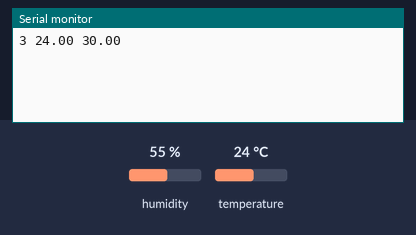
Bench run of a sketch on a simulated Arduino Uno, built with avr-gcc and run on an emulated ATmega328P. On the bench: the last lines printed to the serial monitor. Inputs (shaded band) come from the test bench; at power-on: temperature 24 °C, humidity 55 %.

Above: at 3.2 s.
3.3 s: temperature set to 12 °C
At 5.1 s:
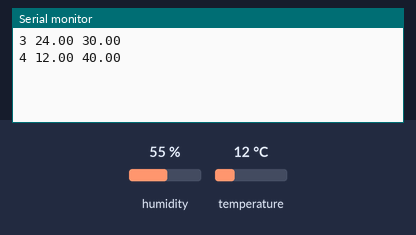
6.0 s: temperature set to 19 °C
At 6.9 s:
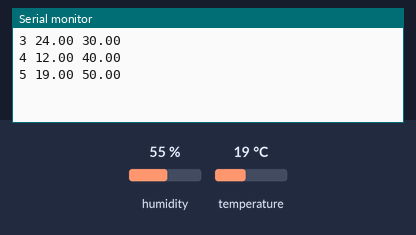
Timing chart, 0 to 9.0 s (numbered marks = the images above; inputs shaded):
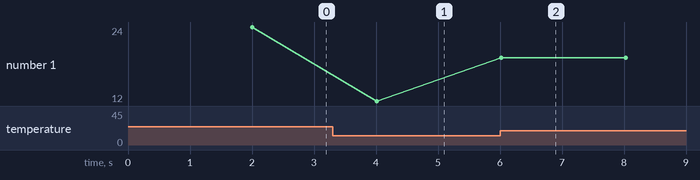

The sketch:

Test_Enregistrement_Donnees.ino
```cpp
#include "DHT.h"

#define DHTPIN 4
#define DHTTYPE DHT22

DHT dht(DHTPIN, DHTTYPE);

void setup() {
  Serial.begin(115200);
  dht.begin();
  delay(2000); // Stabilisation DHT
}

void loop() {
  for (int k = 3; k <= 20; k++) {
    float t = dht.readTemperature();

    if (isnan(t)) {
      Serial.println("Erreur DHT");
      delay(2000);
      k--; // Réessayer le même k
      continue;
    }

    float Power = k * 10.0; // Valeur fictive juste pour tester : 30, 40, 50

    // Format CSV : k,t,Power
Serial.print(k);
Serial.print(" ");
Serial.print(t, 2);
Serial.print(" ");
Serial.println(Power, 2);

    delay(2000);
  }
  Serial.println("FIN DE SIMULATION");
  while (true); // Arrêt après les 3 mesures
}
```

Measured:
- after the input at 3.3 s, the serial monitor: prints a new line after 0.71 s (image 1)
- after the input at 6.0 s, the serial monitor: prints a new line at once (image 2)
- plotted number 1: 24 → 12 after the input at 3.3 s, 12 → 19 after the input at 6.0 s
